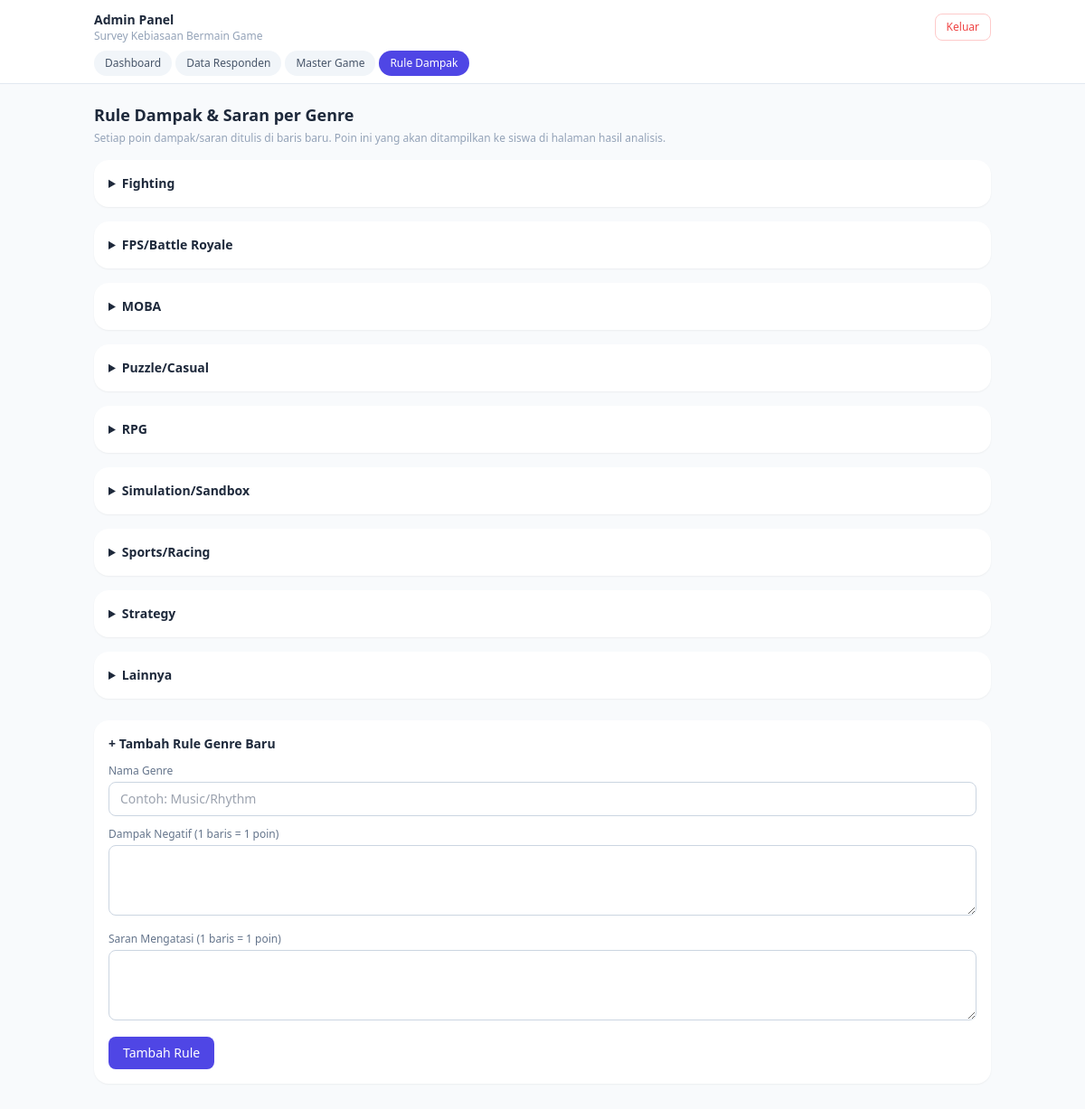
Page /admin/rules.php (signed in) on the committed database.
### tables this page shows
CREATE TABLE game_impact_rules (
    id INT UNSIGNED AUTO_INCREMENT PRIMARY KEY,
    genre VARCHAR(50) NOT NULL,
    dampak_negatif TEXT NOT NULL,
    saran TEXT NOT NULL,
    updated_at TIMESTAMP DEFAULT CURRENT_TIMESTAMP ON UPDATE CURRENT_TIMESTAMP,
    UNIQUE KEY uq_genre (genre)
);

### admin/rules.php (the view, shortened to what this page needs)
<?php
require_once __DIR__ . '/../config/db.php';
$rules = $pdo->query('SELECT * FROM game_impact_rules ORDER BY (genre = "Lainnya") ASC, genre ASC')->fetchAll();
?>
<!DOCTYPE html>
<html lang="id">
<head>
<script src="https://cdn.tailwindcss.com"></script>
</head>
<body class="bg-slate-50 min-h-screen pb-10">
<?php include __DIR__ . '/includes/nav.php'; ?>
<div class="max-w-5xl mx-auto px-4 py-5">
    <h1 class="text-lg font-bold text-slate-800 mb-1">Rule Dampak & Saran per Genre</h1>
    <p class="text-xs text-slate-400 mb-4">Setiap poin dampak/saran ditulis di baris baru. Poin ini yang akan ditampilkan ke siswa di halaman hasil analisis.</p>
    <div class="space-y-4 mb-6">
        <?php foreach ($rules as $rule): ?>
        <details class="bg-white rounded-2xl shadow-sm p-4" <?= ($_GET['open'] ?? '') === (string) $rule['id'] ? 'open' : '' ?>>
            <summary class="text-sm font-semibold text-slate-800 cursor-pointer">
                <?= htmlspecialchars($rule['genre']) ?>
            </summary>
        </details>
        <?php endforeach; ?>
    </div>
    <div class="bg-white rounded-2xl shadow-sm p-4">
        <p class="text-sm font-semibold text-slate-800 mb-3">+ Tambah Rule Genre Baru</p>
        <form method="POST" class="space-y-3">
            <div>
                <label class="block text-xs font-medium text-slate-500 mb-1">Nama Genre</label>
                <input type="text" name="genre" required placeholder="Contoh: Music/Rhythm"
                       class="w-full rounded-lg border border-slate-300 px-3 py-2 text-sm focus:outline-none focus:ring-2 focus:ring-indigo-500">
            </div>
            <div>
                <label class="block text-xs font-medium text-slate-500 mb-1">Dampak Negatif (1 baris = 1 poin)</label>
                <textarea name="dampak_negatif" rows="3" required
                          class="w-full rounded-lg border border-slate-300 px-3 py-2 text-sm focus:outline-none focus:ring-2 focus:ring-indigo-500"></textarea>
            </div>
            <div>
                <label class="block text-xs font-medium text-slate-500 mb-1">Saran Mengatasi (1 baris = 1 poin)</label>
                <textarea name="saran" rows="3" required
                          class="w-full rounded-lg border border-slate-300 px-3 py-2 text-sm focus:outline-none focus:ring-2 focus:ring-indigo-500"></textarea>
            </div>
            <button type="submit" class="bg-indigo-600 hover:bg-indigo-700 text-white text-sm font-medium rounded-lg px-4 py-2">
                Tambah Rule
            </button>
        </form>
    </div>
</div>
</body>
</html>

### rows in the picture
game_impact_rules: genre "Fighting"
game_impact_rules: genre "FPS/Battle Royale"
game_impact_rules: genre "MOBA"
game_impact_rules: genre "Puzzle/Casual"
game_impact_rules: genre "RPG"
game_impact_rules: genre "Simulation/Sandbox"
game_impact_rules: genre "Sports/Racing"
game_impact_rules: genre "Strategy"
game_impact_rules: genre "Lainnya"

### other values in the picture
$label "Dashboard"
$label "Data Responden"
$label "Master Game"
$label "Rule Dampak"
